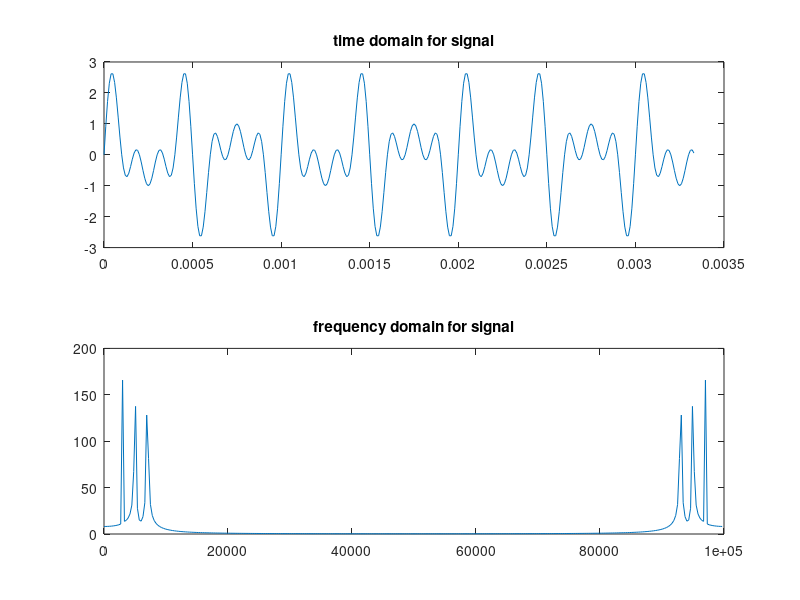

Reproduce this figure in MATLAB.
f1 = 3000;
f2 = 5000;
f3 = 7000;
fs = 100000;

Ts = (1 / fs);
t = 0 : Ts : 10 / min(f1,f2,f3);

sig_1 = sin(2 * pi * f1 * t);
sig_2 = sin(2 * pi * f2 * t);
sig_3 = sin(2 * pi * f3 * t);
sig = sig_1 + sig_2 + sig_3;

figure(1)
subplot(211);
plot(t,sig);
title("time domain for signal");

sig_fft = abs(fft(sig));
k = [0 : length(t)-1] * fs / length(t);

subplot(212);
plot(k, sig_fft);
title("frequency domain for signal");


